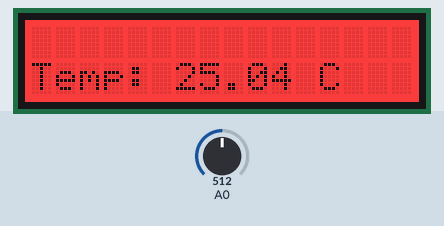
The sketch below on a simulated Arduino Uno, built with avr-gcc and run on an emulated ATmega328P. On the bench: 16×2 character LCD. Inputs (shaded band) come from the test bench; at power-on: A0 = 512. What the sketch prints to the serial monitor is not drawn.

Above: at 1.2 s.
1.3 s: A0 set to 338
At 3.3 s:
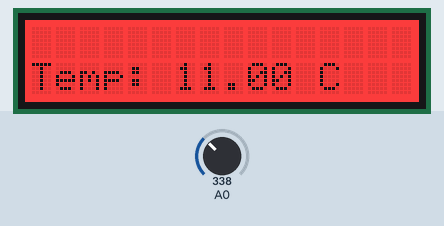
3.6 s: A0 set to 319
At 4.6 s:
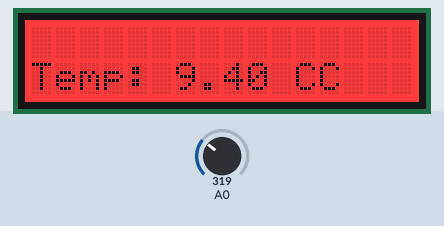
5.6 s: A0 set to 306
At 7.0 s:
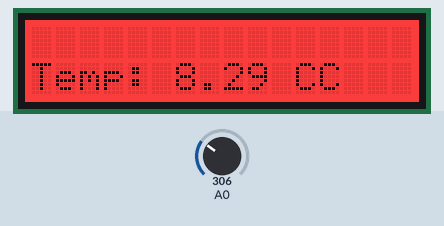
Timing chart, 0 to 8.6 s (numbered marks = the images above; inputs shaded):
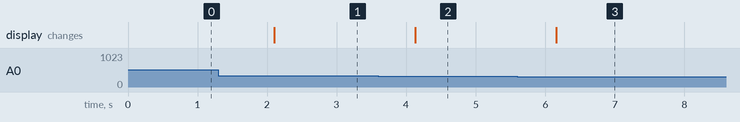

The sketch:

GroveTempLCDDisplay.ino
```cpp
#include <Wire.h>
#include "rgb_lcd.h"

rgb_lcd lcd;

const int colorR = 255;
const int colorG = 0;
const int colorB = 0;

void setup() {
    // set up the LCD's number of columns and rows:
    lcd.begin(16, 2);

    lcd.setRGB(colorR, colorG, colorB);

    Serial.begin(9600);
    pinMode(A0, INPUT);
}

void loop() {
    float SensorValue = analogRead(A0);
    #define T0 298.15
    #define B 4275

    // converting the analog reading to temperature in Celsius
    float Temperature = 1/(log(1023/SensorValue - 1)/B + 1/T0) - 273.15;
    Serial.println(Temperature);

    // set the cursor to column 0, line 1
    lcd.setCursor(0, 1);
    // print the temperature to the LCD
    lcd.print("Temp: " + String(Temperature) + " C");

    #define DELAY 1000
    delay(DELAY);
}
```

Measured:
- the behaviour switches between 327 and 326 on A0 (found by bisection; images 1 and 2)
- after the input at 1.3 s, the display: changes after 0.80 s (image 1)
- after the input at 3.6 s, the display: changes after 0.53 s (image 2)
- after the input at 5.6 s, the display: changes after 0.56 s (image 3)
